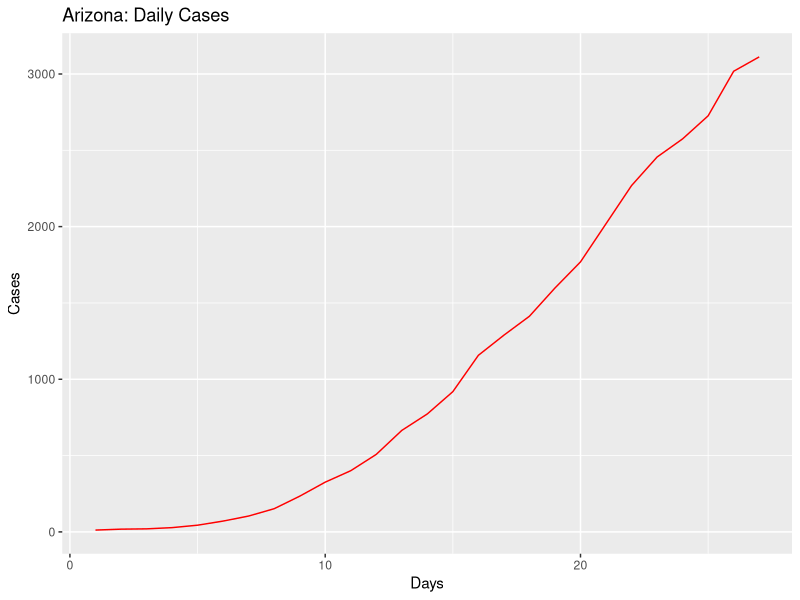
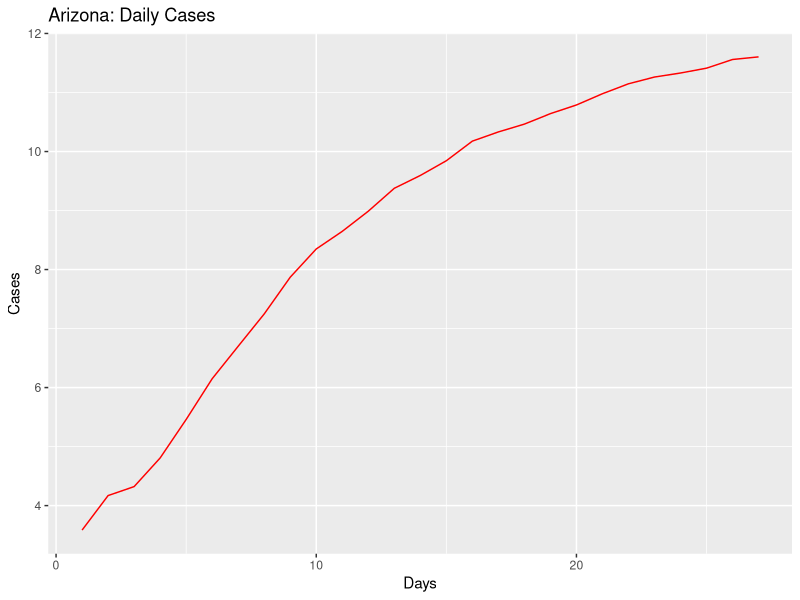
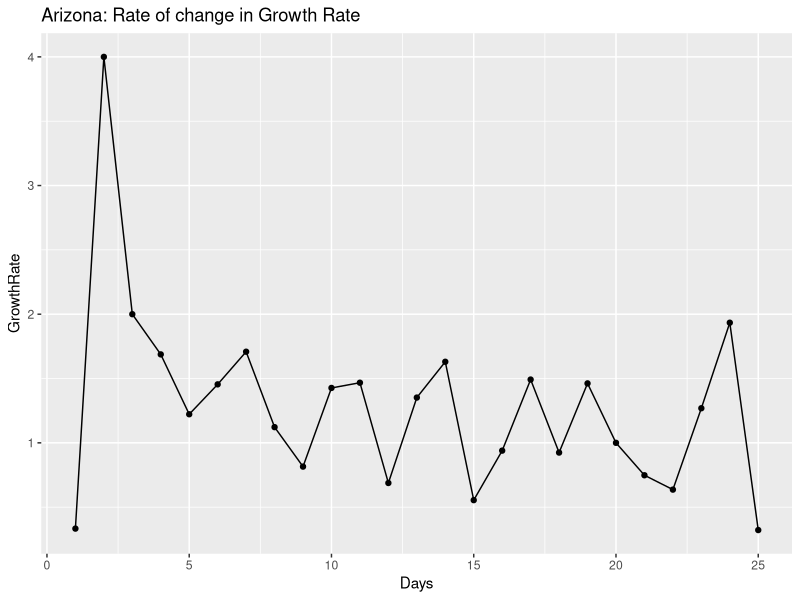
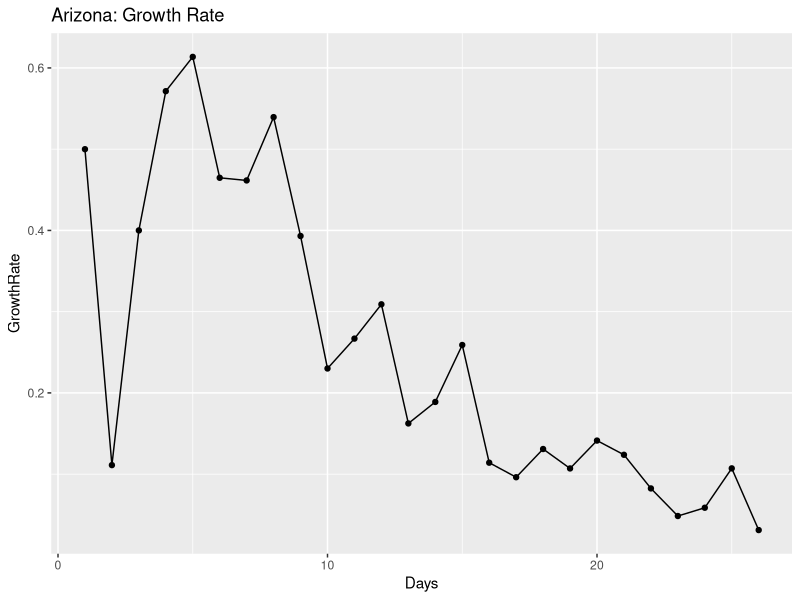
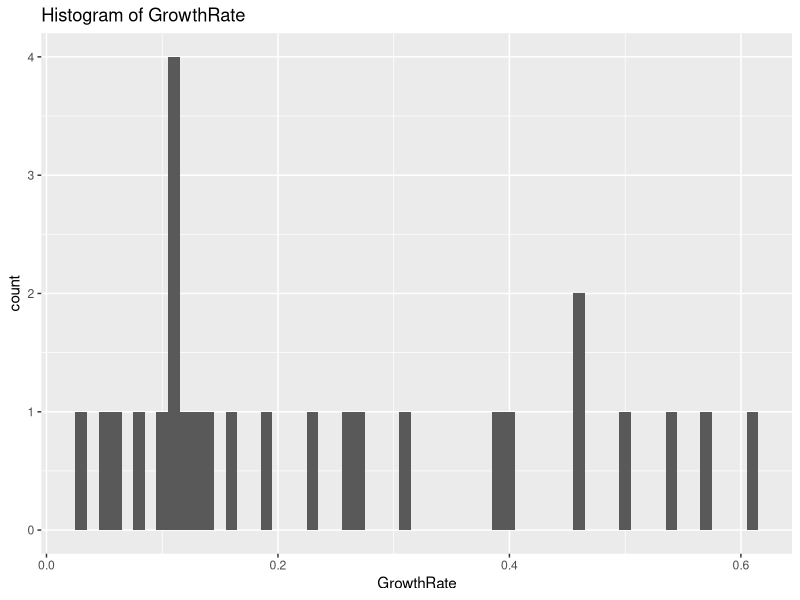
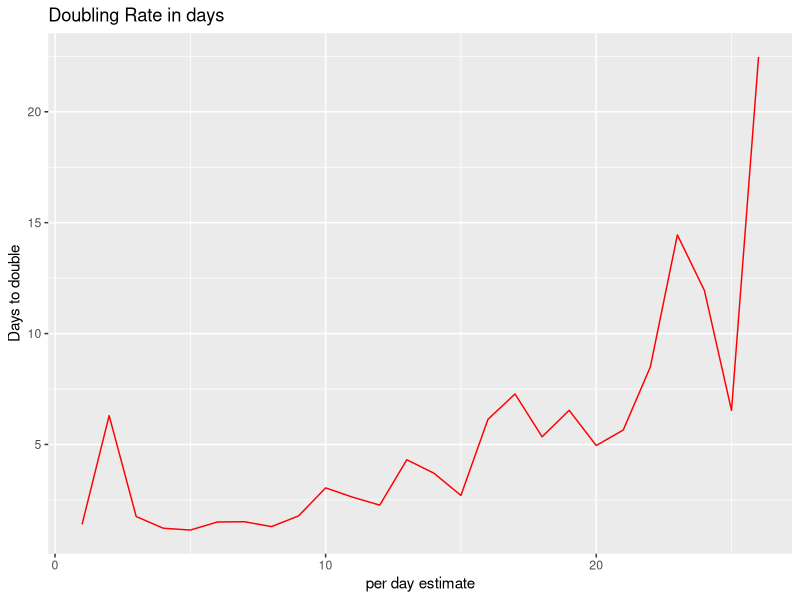
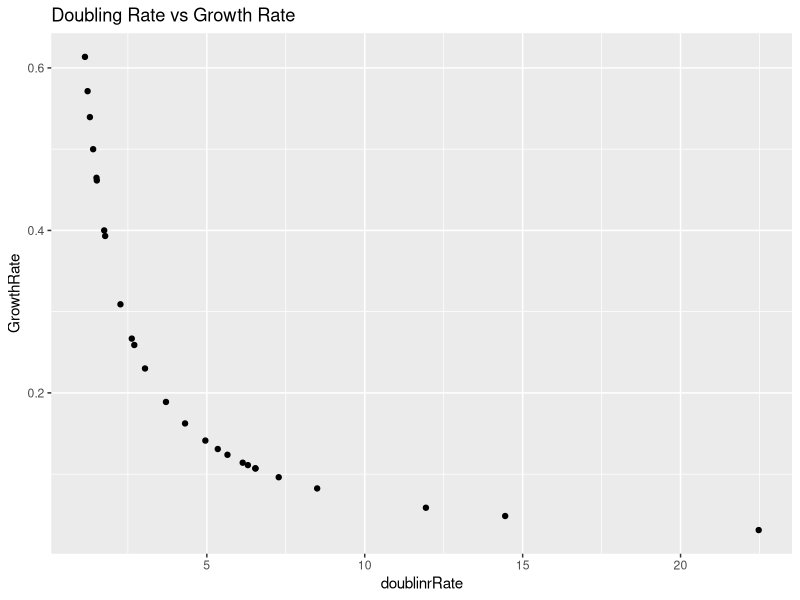
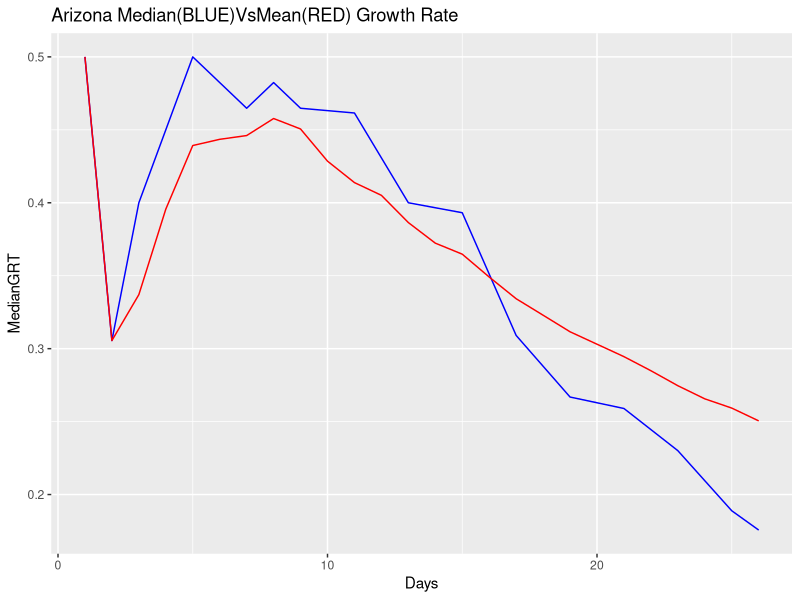

Source code (R) for these figures, in order:
## ---- chunk 1
knitr::opts_chunk$set(echo = TRUE)
## ---- chunk 2
library(ggplot2)
library(gridExtra)
library(dplyr)

coronaGrowth <- function(absoluteNumbers){
  growthfactor <- NULL
  absgrowth <- NULL
  for(i in 1:length(absoluteNumbers))
  {
    #print((absoluteNumbers[i]-absoluteNumbers[i+1]/absoluteNumbers[i+1])/absoluteNumbers[i+1])
    growthfactor[i] <- ((absoluteNumbers[i]-absoluteNumbers[i+1]))/(absoluteNumbers[i+1]-absoluteNumbers[i+2])  
    #growthfactor[i] <- ((absoluteNumbers[i]-absoluteNumbers[i+1]))/(absolutenumbers[i])
  }
  
  return (rev(growthfactor))
}

DailyGrowthRate <- function(absoluteNumbers)
{
  growthfactor <- NULL
  absgrowth <- NULL
  for(i in 1:length(absoluteNumbers))
  {
    #print((absoluteNumbers[i]-absoluteNumbers[i+1]/absoluteNumbers[i+1])/absoluteNumbers[i+1])
    growthfactor[i] <- ((absoluteNumbers[i]/absoluteNumbers[i+1]))-1 
    #growthfactor[i] <- ((absoluteNumbers[i]-absoluteNumbers[i+1]))/(absolutenumbers[i])
  }
  
  return (rev(growthfactor))  
}

DoublingRate <- function(absoluteNumbers)
{
  doublingrRate <- NULL
  cumsum <- NULL
  for(i in 1:length(absoluteNumbers))
  {
    
    doublingrRate[i] <- (70/(absoluteNumbers[i]*100))
    
  }
  return ((doublingrRate))  
}

#Calculate the mean and median growth rate:
MeanMediangrowthrate <- function(dataTrend1)
{
  MeanGRTrend <- NULL
  MedianGRTrend <- NULL
  
  for(i in 1:length(dataTrend1$GrowthRate))
  {
    MedianGRTrend[i] <- median(dataTrend1[1:i,"GrowthRate"])
    MeanGRTrend[i] <- mean(dataTrend1[1:i,"GrowthRate"])
  }
  
  dataTrend1$MedianGRT = MedianGRTrend
  dataTrend1$MeanGRT = MeanGRTrend
  
  return(dataTrend1)

}

## ---- chunk 3
#Arizona

absolutenumbers <- c(3112,3018,2726,2575,2456,2269,2019,1769,1598,1413,1289,1157,919,773,665,508,401,326,234,152,104,71,44,28,20,18,12)


#America
#absolutenumbers <- c(101.7*1000,83.8*1000,65.8*1000,53.7*1000,43.8*1000,33.3*1000,25*1000,19*1000,13.7*1000,7.8*1000,6.4*1000,4.6*1000,3.5*1000,2.7*1000)
## ---- chunk 4
growthrate <- na.exclude(coronaGrowth(absolutenumbers))
days <- seq(1:length(growthrate))
dataTrend <- data.frame(GrowthRate = growthrate,Days = days)
print(dataTrend)
p1 <- ggplot(data=dataTrend, aes(x=Days, y=GrowthRate, group=1)) +ggtitle("Arizona: Rate of change in Growth Rate")+
  geom_line()+
  geom_point()

print(dataTrend)
#print(dataTrend1)




growthrate1 <- na.exclude(DailyGrowthRate(absolutenumbers))
doublingrate1 <- na.exclude(DoublingRate(growthrate1))
days1 <- seq(1:length(growthrate1))
dataTrend1 <- data.frame(GrowthRate = growthrate1,Days = days1,doublinrRate = doublingrate1)
print(dataTrend1)
multiplier <- tail(dataTrend1, n = 1)
pred_val <- (head(absolutenumbers, n = 1)*multiplier[,"GrowthRate"])+head(absolutenumbers, n = 1)

p2 <- ggplot(data=dataTrend1, aes(x=Days, y=GrowthRate, group=1)) +ggtitle("Arizona: Growth Rate")+
  geom_line()+
  geom_point()

days <- seq(1:length(absolutenumbers))
growthrate <- append(growthrate, c(1,1),after = 0)
dataOriginal <- data.frame(Cases = rev(absolutenumbers), Days = days)
p3<- ggplot() +geom_line(data=dataOriginal, aes(x=Days, y=Cases,),color = "Red")+labs(title="Arizona: Daily Cases", y="Cases", x="Days")

p3_log<- ggplot() +geom_line(data=dataOriginal, aes(x=Days, y=log2(Cases)),color = "Red")+labs(title="Arizona: Daily Cases", y="Cases", x="Days")+
  #geom_line(data=dataOriginal, aes(x=Days+1, y=Prediction),color = "Blue")
  geom_point()



# Analyze growth rate to get interval of values
summary(dataTrend1$GrowthRate)
dataTrend1%>%select("GrowthRate")%>%summarise(meanGR = mean(GrowthRate), medianGR = median(GrowthRate), sdGR = sd(GrowthRate))
p4 <- ggplot(data = dataTrend1, aes(x = GrowthRate))+ggtitle("Histogram of GrowthRate")+geom_histogram(binwidth = 0.01)


#Analyze the doubling rate
p5<- ggplot() +geom_line(data=dataTrend1, aes(x=Days, y=doublinrRate),color = "Red")+labs(title="Doubling Rate in days", y="Days to double", x ="per day estimate")+
  #geom_line(data=dataOriginal, aes(x=Days+1, y=Prediction),color = "Blue")
  geom_point()

#Scatter plor of Growthrate versus Doubling Rate
p6 <- ggplot()+geom_point(data = dataTrend1, aes(x = doublinrRate, y = GrowthRate))+labs(title = "Doubling Rate vs Growth Rate")

dataTrend1 <- MeanMediangrowthrate(dataTrend1 = dataTrend1)

#Median growth rate trend 
#Median growth rate trend 
p7 <- ggplot()+geom_line(data = dataTrend1, aes(x = Days, y = MedianGRT),color = "Blue")+labs(title = "Arizona Median(BLUE)VsMean(RED) Growth Rate")+geom_line(data=dataTrend1, aes(x=Days , y=MeanGRT),color = "Red")
#Confidence Interval for mean population GrowthRate:
meanGR = mean(dataTrend1$GrowthRate)
sdGR = sd(dataTrend1$GrowthRate)

uppperlimitGR= meanGR+sdGR
lowerlimitGR = meanGR-sdGR

#Predictions based on: Current Growth Rate, MeanGrowth Rate, Upper GrowthRate, Lower GrowthRate
pred_val_Current <- (head(absolutenumbers, n = 1)*multiplier[,"GrowthRate"])+head(absolutenumbers, n = 1)
pred_val_MeanGR <- (head(absolutenumbers, n = 1)*meanGR)+head(absolutenumbers, n = 1)
pred_val_upperGR <- (head(absolutenumbers, n = 1)*uppperlimitGR)+head(absolutenumbers, n = 1)
pred_val_lowerGR <- (head(absolutenumbers, n = 1)*lowerlimitGR)+head(absolutenumbers, n = 1)

print("Current GR:")
print(multiplier[,"GrowthRate"])
print(pred_val_Current)

print("Mean GR:")
print(meanGR)
print(pred_val_MeanGR)

print("Upperlimit GR:")
print(uppperlimitGR)
print(pred_val_upperGR)

print("Lowerlimit GR:")
print(lowerlimitGR)
print(pred_val_lowerGR)

#Doubling rate:-
DRCurrent <- round(70/(meanGR*100),digits = 0)
DRMedian <- round(70/(median(dataTrend1$GrowthRate)*100),digits = 0)
latestDRCurrent <- round(tail(dataTrend1$doublinrRate,n=1),digits = 0)

## ---- chunk 5
#grid.arrange(p3,p3_log,p1,p2,p4,p5,p6,nrow = 4, ncol = 2)
print(p3)
print(p3_log)
print(p1)
print(p2)
print(p4)
print(p5)
print(p6)
print(p7)
## ---- chunk 6
library(ggplot2)
library(gridExtra)
library(dplyr)

coronaGrowth <- function(absoluteNumbers){
  growthfactor <- NULL
  absgrowth <- NULL
  for(i in 1:length(absoluteNumbers))
  {
    #print((absoluteNumbers[i]-absoluteNumbers[i+1]/absoluteNumbers[i+1])/absoluteNumbers[i+1])
    growthfactor[i] <- ((absoluteNumbers[i]-absoluteNumbers[i+1]))/(absoluteNumbers[i+1]-absoluteNumbers[i+2])  
    #growthfactor[i] <- ((absoluteNumbers[i]-absoluteNumbers[i+1]))/(absolutenumbers[i])
  }
  
  return (rev(growthfactor))
}

DailyGrowthRate <- function(absoluteNumbers)
{
  growthfactor <- NULL
  absgrowth <- NULL
  for(i in 1:length(absoluteNumbers))
  {
    #print((absoluteNumbers[i]-absoluteNumbers[i+1]/absoluteNumbers[i+1])/absoluteNumbers[i+1])
    growthfactor[i] <- ((absoluteNumbers[i]/absoluteNumbers[i+1]))-1 
    #growthfactor[i] <- ((absoluteNumbers[i]-absoluteNumbers[i+1]))/(absolutenumbers[i])
  }
  
  return (rev(growthfactor))  
}

DoublingRate <- function(absoluteNumbers)
{
  doublingrRate <- NULL
  cumsum <- NULL
  for(i in 1:length(absoluteNumbers))
  {
    
    doublingrRate[i] <- (70/(absoluteNumbers[i]*100))
    
  }
  return ((doublingrRate))  
}

#Calculate the mean and median growth rate:
MeanMediangrowthrate <- function(dataTrend1)
{
  MeanGRTrend <- NULL
  MedianGRTrend <- NULL
  
  for(i in 1:length(dataTrend1$GrowthRate))
  {
    MedianGRTrend[i] <- median(dataTrend1[1:i,"GrowthRate"])
    MeanGRTrend[i] <- mean(dataTrend1[1:i,"GrowthRate"])
  }
  
  dataTrend1$MedianGRT = MedianGRTrend
  dataTrend1$MeanGRT = MeanGRTrend
  
  return(dataTrend1)

}

## ---- chunk 7
#Arizona
#absolutenumbers <- c(773,665,508,401,326,234,152,104,71,44,28,20,18,12)

#America

absolutenumbers <- c(489.646*1000,454.615*1000,418.451*1000,386.571*1000,355.834*1000,327.871*1000,300.432*1000,265.506*1000,235.281*1000,205.035*1000,176.518*1000,145.369*1000,133.094*1000,123.578*1000,101.7*1000,83.8*1000,65.8*1000,53.7*1000,43.8*1000,33.3*1000,25*1000,19*1000,13.7*1000,7.8*1000,6.4*1000,4.6*1000,3.5*1000,2.7*1000)

## ---- chunk 8
growthrate <- na.exclude(coronaGrowth(absolutenumbers))
days <- seq(1:length(growthrate))
dataTrend <- data.frame(GrowthRate = growthrate,Days = days)
print(dataTrend)
p1 <- ggplot(data=dataTrend, aes(x=Days, y=GrowthRate, group=1)) +ggtitle("US: Rate of change in Growth Rate")+
  geom_line()+
  geom_point()

print(dataTrend)
#print(dataTrend1)




growthrate1 <- na.exclude(DailyGrowthRate(absolutenumbers))
doublingrate1 <- na.exclude(DoublingRate(growthrate1))
days1 <- seq(1:length(growthrate1))
dataTrend1 <- data.frame(GrowthRate = growthrate1,Days = days1,doublinrRate = doublingrate1)
print(dataTrend1)
multiplier <- tail(dataTrend1, n = 1)
pred_val <- (head(absolutenumbers, n = 1)*multiplier[,"GrowthRate"])+head(absolutenumbers, n = 1)

p2 <- ggplot(data=dataTrend1, aes(x=Days, y=GrowthRate, group=1)) +ggtitle("US: Growth Rate")+
  geom_line()+
  geom_point()

days <- seq(1:length(absolutenumbers))
growthrate <- append(growthrate, c(1,1),after = 0)
dataOriginal <- data.frame(Cases = rev(absolutenumbers), Days = days)
p3<- ggplot() +geom_line(data=dataOriginal, aes(x=Days, y=Cases,),color = "Red")+labs(title="US: Daily Cases", y="Cases", x="Days")

p3_log<- ggplot() +geom_line(data=dataOriginal, aes(x=Days, y=log2(Cases)),color = "Red")+labs(title="US: Daily Cases", y="Cases", x="Days")+
  #geom_line(data=dataOriginal, aes(x=Days+1, y=Prediction),color = "Blue")
  geom_point()



# Analyze growth rate to get interval of values
summary(dataTrend1$GrowthRate)
dataTrend1%>%select("GrowthRate")%>%summarise(meanGR = mean(GrowthRate), medianGR = median(GrowthRate), sdGR = sd(GrowthRate))
p4 <- ggplot(data = dataTrend1, aes(x = GrowthRate))+ggtitle("Histogram of GrowthRate")+geom_histogram(binwidth = 0.01)


#Analyze the doubling rate
p5<- ggplot() +geom_line(data=dataTrend1, aes(x=Days, y=doublinrRate),color = "Red")+labs(title="Doubling Rate in days", y="Days to double", x ="per day estimate")+
  #geom_line(data=dataOriginal, aes(x=Days+1, y=Prediction),color = "Blue")
  geom_point()

#Scatter plor of Growthrate versus Doubling Rate
p6 <- ggplot()+geom_point(data = dataTrend1, aes(x = doublinrRate, y = GrowthRate))+labs(title = "Doubling Rate vs Growth Rate")

dataTrend1 <- MeanMediangrowthrate(dataTrend1 = dataTrend1)


#Median growth rate trend 
#Median growth rate trend 
p7 <- ggplot()+geom_line(data = dataTrend1, aes(x = Days, y = MedianGRT),color = "Blue")+labs(title = "US Median(BLUE)VsMean(RED) Growth Rate")+geom_line(data=dataTrend1, aes(x=Days , y=MeanGRT),color = "Red")

#Confidence Interval for mean population GrowthRate:
meanGR = mean(dataTrend1$GrowthRate)
sdGR = sd(dataTrend1$GrowthRate)

uppperlimitGR= meanGR+sdGR
lowerlimitGR = meanGR-sdGR

#Predictions based on: Current Growth Rate, MeanGrowth Rate, Upper GrowthRate, Lower GrowthRate
pred_val_Current <- (head(absolutenumbers, n = 1)*multiplier[,"GrowthRate"])+head(absolutenumbers, n = 1)
pred_val_MeanGR <- (head(absolutenumbers, n = 1)*meanGR)+head(absolutenumbers, n = 1)
pred_val_upperGR <- (head(absolutenumbers, n = 1)*uppperlimitGR)+head(absolutenumbers, n = 1)
pred_val_lowerGR <- (head(absolutenumbers, n = 1)*lowerlimitGR)+head(absolutenumbers, n = 1)

print("Current GR:")
print(multiplier[,"GrowthRate"])
print(pred_val_Current)

print("Mean GR:")
print(meanGR)
print(pred_val_MeanGR)

print("Upperlimit GR:")
print(uppperlimitGR)
print(pred_val_upperGR)

print("Lowerlimit GR:")
print(lowerlimitGR)
print(pred_val_lowerGR)

#Doubling rate:-
DRCurrent <- round(70/(meanGR*100),digits = 0)
DRMedian <- round(70/(median(dataTrend1$GrowthRate)*100),digits = 0)
latestDRCurrent <- round(tail(dataTrend1$doublinrRate,n=1),digits = 0)

## ---- chunk 9
#grid.arrange(p3,p3_log,p1,p2,p4,p5,p6,nrow = 4, ncol = 2)
print(p3)
print(p3_log)
print(p1)
print(p2)
print(p4)
print(p5)
print(p6)
print(p7)
## ---- chunk 10
library(ggplot2)
library(gridExtra)
library(dplyr)

coronaGrowth <- function(absoluteNumbers){
  growthfactor <- NULL
  absgrowth <- NULL
  for(i in 1:length(absoluteNumbers))
  {
    #print((absoluteNumbers[i]-absoluteNumbers[i+1]/absoluteNumbers[i+1])/absoluteNumbers[i+1])
    growthfactor[i] <- ((absoluteNumbers[i]-absoluteNumbers[i+1]))/(absoluteNumbers[i+1]-absoluteNumbers[i+2])  
    #growthfactor[i] <- ((absoluteNumbers[i]-absoluteNumbers[i+1]))/(absolutenumbers[i])
  }
  
  return (rev(growthfactor))
}

DailyGrowthRate <- function(absoluteNumbers)
{
  growthfactor <- NULL
  absgrowth <- NULL
  for(i in 1:length(absoluteNumbers))
  {
    #print((absoluteNumbers[i]-absoluteNumbers[i+1]/absoluteNumbers[i+1])/absoluteNumbers[i+1])
    growthfactor[i] <- ((absoluteNumbers[i]/absoluteNumbers[i+1]))-1 
    #growthfactor[i] <- ((absoluteNumbers[i]-absoluteNumbers[i+1]))/(absolutenumbers[i])
  }
  
  return (rev(growthfactor))  
}

DoublingRate <- function(absoluteNumbers)
{
  doublingrRate <- NULL
  cumsum <- NULL
  for(i in 1:length(absoluteNumbers))
  {
    
    doublingrRate[i] <- (70/(absoluteNumbers[i]*100))
    
  }
  return ((doublingrRate))  
}

#Calculate the mean and median growth rate:
MeanMediangrowthrate <- function(dataTrend1)
{
  MeanGRTrend <- NULL
  MedianGRTrend <- NULL
  
  for(i in 1:length(dataTrend1$GrowthRate))
  {
    MedianGRTrend[i] <- median(dataTrend1[1:i,"GrowthRate"])
    MeanGRTrend[i] <- mean(dataTrend1[1:i,"GrowthRate"])
  }
  
  dataTrend1$MedianGRT = MedianGRTrend
  dataTrend1$MeanGRT = MeanGRTrend
  
  return(dataTrend1)

}

## ---- chunk 11
#Arizona
#absolutenumbers <- c(773,665,508,401,326,234,152,104,71,44,28,20,18,12)

#America
absolutenumbers <- c(7598,6653,5749,5311,4778,3588,3082,2567,2341,1637,1397,1251,1071,1024,987,887,727,657,536,499,396,332,249,194,169,143,129,114,100,82,74,62,62,47,40,34,31,30,29,7,6,3,3,3,3,3,3,3,3,3,3,3,3,3,3,3)

## ---- chunk 12
growthrate <- na.exclude(coronaGrowth(absolutenumbers))
days <- seq(1:length(growthrate))
dataTrend <- data.frame(GrowthRate = growthrate,Days = days)
print(dataTrend)
p1 <- ggplot(data=dataTrend, aes(x=Days, y=GrowthRate, group=1)) +ggtitle("US: Rate of change in Growth Rate")+
  geom_line()+
  geom_point()

print(dataTrend)
#print(dataTrend1)




growthrate1 <- na.exclude(DailyGrowthRate(absolutenumbers))
doublingrate1 <- na.exclude(DoublingRate(growthrate1))
days1 <- seq(1:length(growthrate1))
dataTrend1 <- data.frame(GrowthRate = growthrate1,Days = days1,doublinrRate = doublingrate1)
print(dataTrend1)
multiplier <- tail(dataTrend1, n = 1)
pred_val <- (head(absolutenumbers, n = 1)*multiplier[,"GrowthRate"])+head(absolutenumbers, n = 1)

p2 <- ggplot(data=dataTrend1, aes(x=Days, y=GrowthRate, group=1)) +ggtitle("India: Growth Rate")+
  geom_line()+
  geom_point()

days <- seq(1:length(absolutenumbers))
growthrate <- append(growthrate, c(1,1),after = 0)
dataOriginal <- data.frame(Cases = rev(absolutenumbers), Days = days)
p3<- ggplot() +geom_line(data=dataOriginal, aes(x=Days, y=Cases,),color = "Red")+labs(title="India: Daily Cases", y="Cases", x="Days")

p3_log<- ggplot() +geom_line(data=dataOriginal, aes(x=Days, y=log2(Cases)),color = "Red")+labs(title="India: Daily Cases", y="Cases", x="Days")+
  #geom_line(data=dataOriginal, aes(x=Days+1, y=Prediction),color = "Blue")
  geom_point()



# Analyze growth rate to get interval of values
summary(dataTrend1$GrowthRate)
dataTrend1%>%select("GrowthRate")%>%summarise(meanGR = mean(GrowthRate), medianGR = median(GrowthRate), sdGR = sd(GrowthRate))
p4 <- ggplot(data = dataTrend1, aes(x = GrowthRate))+ggtitle("Histogram of GrowthRate")+geom_histogram(binwidth = 0.01)


#Analyze the doubling rate
p5<- ggplot() +geom_line(data=dataTrend1, aes(x=Days, y=doublinrRate),color = "Red")+labs(title="Doubling Rate in days", y="Days to double", x ="per day estimate")+
  #geom_line(data=dataOriginal, aes(x=Days+1, y=Prediction),color = "Blue")
  geom_point()

#Scatter plor of Growthrate versus Doubling Rate
p6 <- ggplot()+geom_point(data = dataTrend1, aes(x = doublinrRate, y = GrowthRate))+labs(title = "Doubling Rate vs Growth Rate")

dataTrend1 <- MeanMediangrowthrate(dataTrend1 = dataTrend1)


#Median growth rate trend 
p7 <- ggplot()+geom_line(data = dataTrend1, aes(x = Days, y = MedianGRT),color = "Blue")+labs(title = "India Median(BLUE)VsMean(RED) Growth Rate")+geom_line(data=dataTrend1, aes(x=Days , y=MeanGRT),color = "Red")



#Confidence Interval for mean population GrowthRate:
meanGR = mean(dataTrend1$GrowthRate)
sdGR = sd(dataTrend1$GrowthRate)

uppperlimitGR= meanGR+sdGR
lowerlimitGR = meanGR-sdGR

#Predictions based on: Current Growth Rate, MeanGrowth Rate, Upper GrowthRate, Lower GrowthRate
pred_val_Current <- (head(absolutenumbers, n = 1)*multiplier[,"GrowthRate"])+head(absolutenumbers, n = 1)
pred_val_MeanGR <- (head(absolutenumbers, n = 1)*meanGR)+head(absolutenumbers, n = 1)
pred_val_upperGR <- (head(absolutenumbers, n = 1)*uppperlimitGR)+head(absolutenumbers, n = 1)
pred_val_lowerGR <- (head(absolutenumbers, n = 1)*lowerlimitGR)+head(absolutenumbers, n = 1)

print("Current GR:")
print(multiplier[,"GrowthRate"])
print(pred_val_Current)

print("Mean GR:")
print(meanGR)
print(pred_val_MeanGR)

print("Upperlimit GR:")
print(uppperlimitGR)
print(pred_val_upperGR)

print("Lowerlimit GR:")
print(lowerlimitGR)
print(pred_val_lowerGR)

#Doubling rate:-
DRCurrent <- round(70/(meanGR*100),digits = 0)
DRMedian <- round(70/(median(dataTrend1$GrowthRate)*100),digits = 0)
latestDRCurrent <- round(tail(dataTrend1$doublinrRate,n=1),digits = 0)

## ---- chunk 13
#grid.arrange(p3,p3_log,p1,p2,p4,p5,p6,nrow = 4, ncol = 2)
print(p3)
print(p3_log)
print(p1)
print(p2)
print(p4)
print(p5)
print(p6)
print(p7)
